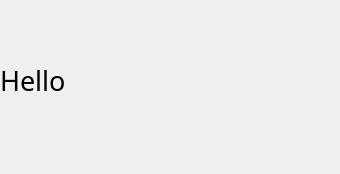
<?xml version="1.0" encoding="UTF-8"?>
<ui version="4.0">
 <class>Dialog</class>
 <widget class="QDialog" name="Dialog">
  <property name="geometry">
   <rect>
    <x>0</x>
    <y>0</y>
    <width>340</width>
    <height>174</height>
   </rect>
  </property>
  <property name="windowTitle">
   <string>Dialog</string>
  </property>
  <widget class="QLabel" name="label">
   <property name="geometry">
    <rect>
     <x>0</x>
     <y>60</y>
     <width>151</width>
     <height>41</height>
    </rect>
   </property>
   <property name="font">
    <font>
     <family>宋体</family>
     <pointsize>20</pointsize>
    </font>
   </property>
   <property name="text">
    <string>Hello</string>
   </property>
  </widget>
 </widget>
 <resources/>
 <connections/>
</ui>
